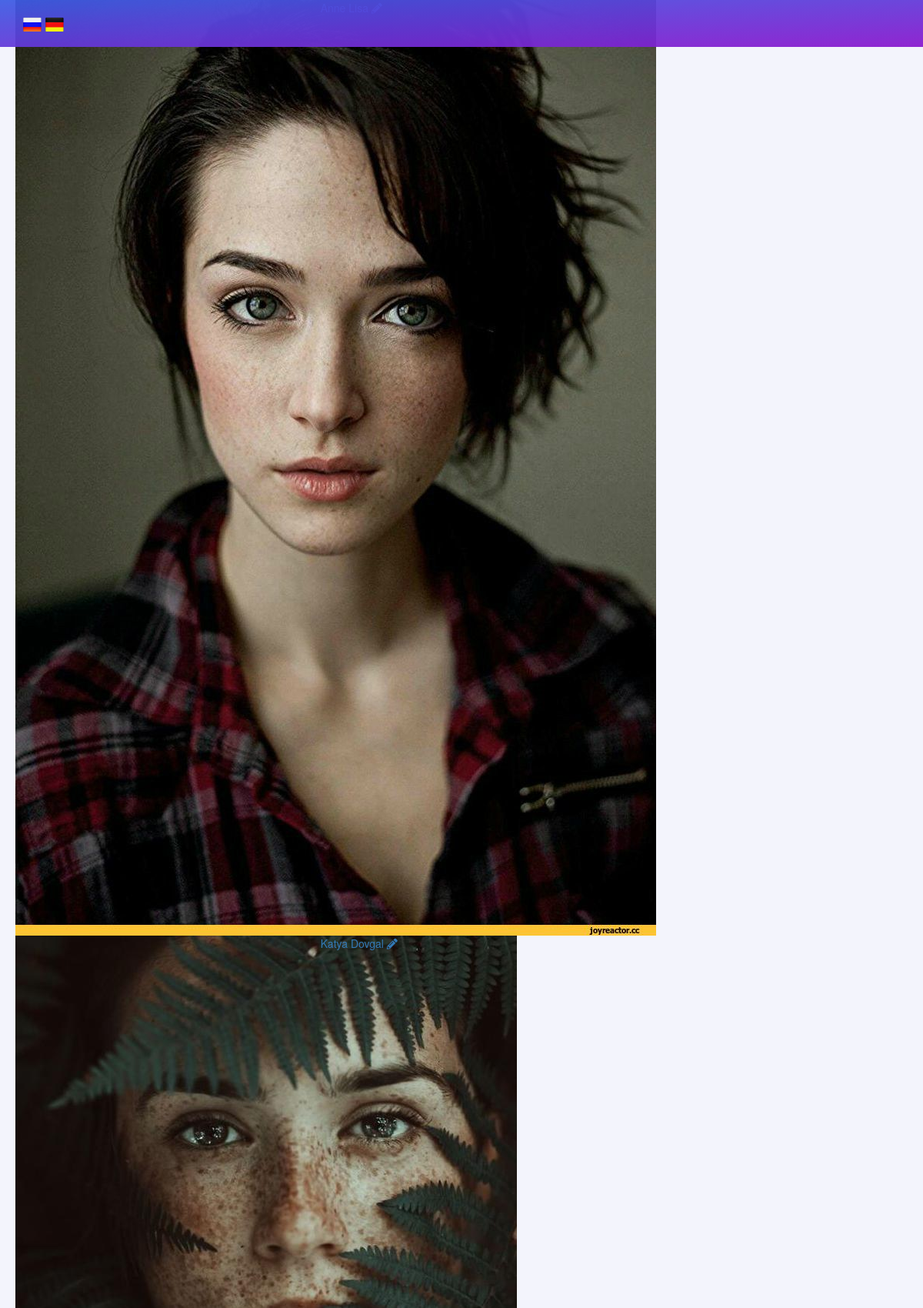
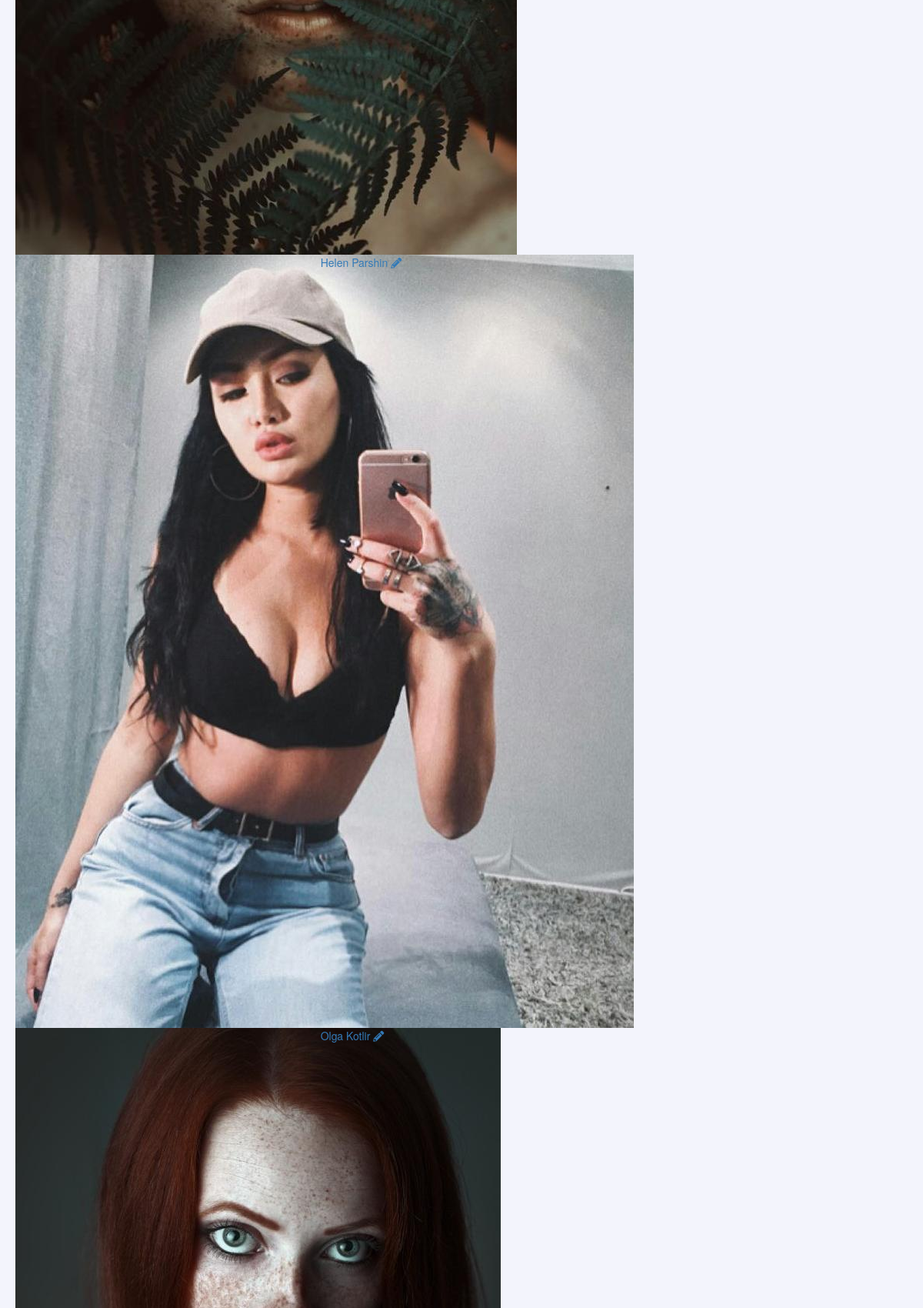
Screenshot of /message.php (signed in, upper part) with the database file from the repository (2 pictures, top to bottom).
### tables this page shows
CREATE TABLE `register_user` (
  `register_user_id` int(11) NOT NULL,
  `user_name` varchar(250) NOT NULL,
  `user_email` varchar(250) NOT NULL,
  `user_password` varchar(250) NOT NULL,
  `user_activation_code` varchar(250) NOT NULL,
  `user_id` varchar(255) NOT NULL,
  `user_email_status` enum('not verified','verified') NOT NULL,
  `first_name` varchar(1000) NOT NULL,
  `last_name` varchar(1000) NOT NULL,
  `country` varchar(1000) NOT NULL,
  `city` varchar(1000) NOT NULL,
  `birth_date` date DEFAULT NULL,
  `profile_foto` varchar(1000) NOT NULL,
  `details` varchar(1000) NOT NULL,
  `gender` varchar(255) NOT NULL,
  `weight` varchar(255) NOT NULL,
  `height` varchar(255) NOT NULL
);

### message.php (the view, shortened to what this page needs)
<?php
    require_once("connect.php");
    if(isset($_SESSION['us_id'])){
        $user_id = $_SESSION['us_id'];
    }else{
        header("Location: ../login_page.php");
    }
?>
<!DOCTYPE html>
<html>
<head>
<link rel="stylesheet" href="https://use.fontawesome.com/releases/v5.2.0/css/all.css">
    <link rel="stylesheet" href="bootstrap.min.css">
    <link rel="stylesheet" type="text/css" href="style.css">
    <link rel="stylesheet" type="text/css" href="../menu.css">
</head>
<body>
<header class="head fixed">
    <div class="wrap rel">
        <form method="post" class="  language_box ">
                <input class="language1  language" name="en" value=""  type="submit">
                <input class="language2  language" name="de" value=""  type="submit">
        </form>
    </div>
</header>
<div class="section_mes">
    <div class="wrap">
        <div class="mess-box ">
            <?php
                $q = mysqli_query($con, "SELECT * FROM `register_user` WHERE user_id!='$user_id'");
                while($row = mysqli_fetch_assoc($q)){  ?>
                <a href="dialog.php?user_id= <?php echo $row['user_id']?>">
                    <div class="box_us row">
                        <div class="col-xs-4">
                            <div class="img_us_box ">
                                <img class="img_us " src="../<?php echo $row['profile_foto']?>">
                            </div>
                        </div>
                        <div class="col-xs-8 ">
                            <div class="name_us rel">
                                <div class="inline-block"><?php echo $row['first_name']; echo " "; echo $row['last_name'];?></div>
                                <div class="inline-block pencil"><i class="fas fa-pencil-alt"></i></div>
                            </div>
                        </div>
                    </div>
                </a>
            <?php }?>
        </div>
    </div>
</div>
</body>
</html>

### style.css (style rules this page uses)
.inline-block { display: inline-block; }
.rel { position: relative; }
.fixed { position: fixed; }
.wrap { max-width: 1400px; padding-left: 20px; padding-right: 20px; margin: 0 auto; }
body { background: #e7e8fa78 !important; }
.head { background: linear-gradient(to top left,#8918ce, #3d5de4); opacity: 0.94 ; width: 100%; padding: 20px 5px; font-size: 16px; top:0; z-index: 1000; min-height: 30px; }

### menu.css (style rules this page uses)
.language_box { color: #e73591; display: flex; font-size: 16px; width: 60px; margin-bottom: 0 !important; }
.language1 { background: url('Russia-Flag.png'); }
.language2 { background: url('Germany-Flag.png'); }
.language { border: none !important; background-size: cover; width: 24px; height: 21px; margin-left: 5px; cursor: pointer !important; }
.head { background: linear-gradient(to top left,#8918ce, #3d5de4); opacity: 0.94 ; width: 100%; padding: 20px 5px; font-size: 16px; top:0; z-index: 1000; min-height: 60px; }

### rows the page displays
register_user: profile_foto (picture)
register_user: profile_foto (picture), first_name "Katya", last_name "Dovgal"
register_user: profile_foto (picture), first_name "Helen", last_name "Parshin"
register_user: profile_foto (picture), first_name "Olga", last_name "Kotlir"
